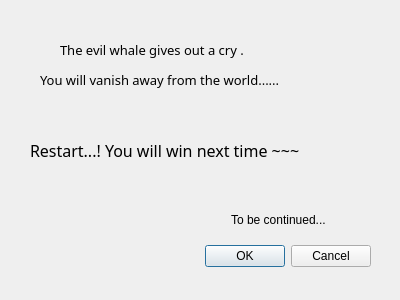
<?xml version="1.0" encoding="UTF-8"?>
<ui version="4.0">
 <class>Dialog1</class>
 <widget class="QDialog" name="Dialog1">
  <property name="geometry">
   <rect>
    <x>0</x>
    <y>0</y>
    <width>400</width>
    <height>300</height>
   </rect>
  </property>
  <property name="windowTitle">
   <string>Dialog</string>
  </property>
  <widget class="QDialogButtonBox" name="buttonBox">
   <property name="geometry">
    <rect>
     <x>30</x>
     <y>240</y>
     <width>341</width>
     <height>32</height>
    </rect>
   </property>
   <property name="orientation">
    <enum>Qt::Horizontal</enum>
   </property>
   <property name="standardButtons">
    <set>QDialogButtonBox::Cancel|QDialogButtonBox::Ok</set>
   </property>
  </widget>
  <widget class="QLabel" name="label">
   <property name="geometry">
    <rect>
     <x>60</x>
     <y>40</y>
     <width>291</width>
     <height>20</height>
    </rect>
   </property>
   <property name="font">
    <font>
     <family>黑体</family>
     <pointsize>10</pointsize>
    </font>
   </property>
   <property name="text">
    <string>The evil whale gives out a cry .</string>
   </property>
  </widget>
  <widget class="QLabel" name="label_2">
   <property name="geometry">
    <rect>
     <x>40</x>
     <y>70</y>
     <width>351</width>
     <height>20</height>
    </rect>
   </property>
   <property name="font">
    <font>
     <family>微软雅黑</family>
     <pointsize>10</pointsize>
    </font>
   </property>
   <property name="text">
    <string>You will vanish away from the world......</string>
   </property>
  </widget>
  <widget class="QLabel" name="label_3">
   <property name="geometry">
    <rect>
     <x>30</x>
     <y>140</y>
     <width>351</width>
     <height>20</height>
    </rect>
   </property>
   <property name="font">
    <font>
     <family>微软雅黑</family>
     <pointsize>12</pointsize>
    </font>
   </property>
   <property name="text">
    <string>Restart...! You will win next time ~~~</string>
   </property>
  </widget>
  <widget class="QLabel" name="label_4">
   <property name="geometry">
    <rect>
     <x>231</x>
     <y>210</y>
     <width>141</width>
     <height>20</height>
    </rect>
   </property>
   <property name="text">
    <string>To be continued...</string>
   </property>
  </widget>
 </widget>
 <resources/>
 <connections>
  <connection>
   <sender>buttonBox</sender>
   <signal>accepted()</signal>
   <receiver>Dialog1</receiver>
   <slot>accept()</slot>
   <hints>
    <hint type="sourcelabel">
     <x>248</x>
     <y>254</y>
    </hint>
    <hint type="destinationlabel">
     <x>157</x>
     <y>274</y>
    </hint>
   </hints>
  </connection>
  <connection>
   <sender>buttonBox</sender>
   <signal>rejected()</signal>
   <receiver>Dialog1</receiver>
   <slot>reject()</slot>
   <hints>
    <hint type="sourcelabel">
     <x>316</x>
     <y>260</y>
    </hint>
    <hint type="destinationlabel">
     <x>286</x>
     <y>274</y>
    </hint>
   </hints>
  </connection>
 </connections>
</ui>
